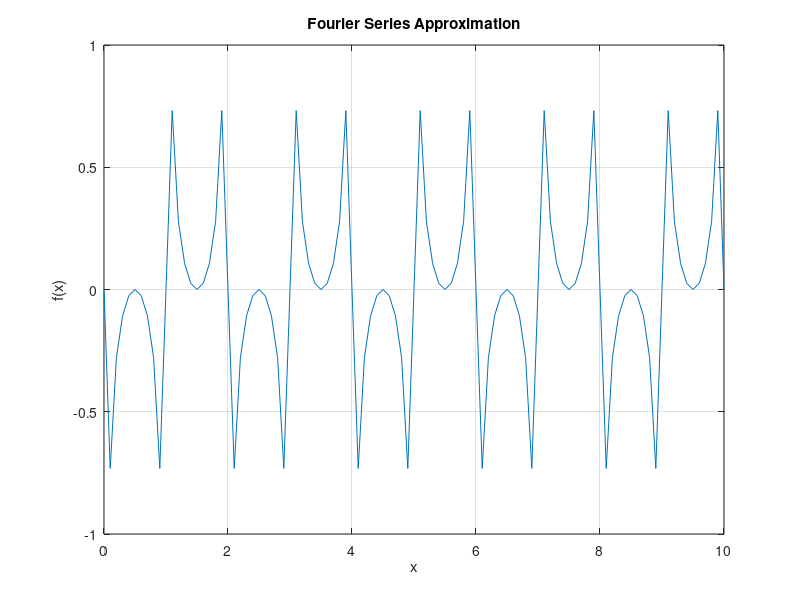

Write the MATLAB code that produced this figure.
% **************************Q_13**************************
SUM = 0;
L = 10;
bn = -5:5;
x = 0:L/100:L;
for l = 1:length(x)
    for i = 1:11
        SUM = SUM + (bn(i)*sin(pi*x(l)*(2*i-1)))/(2*L);
        SuM(l,i) = SUM; 
    end
end
% figure(4)
% plot(1:11, SuM)
% title('Summation')
% xlabel('n')
% ylabel('summation')

% plot(x, SuM);
% xlabel('x');
% ylabel('f(x)');
% title('Fourier Series Approximation');


% Define the parameters
n = 11;
L = 10;
bn = -5:5;
x = 0:L/100:L;

% Calculate the series for each value of x
f = zeros(size(x));
for i = 1:length(x)
    for m = 1:n
        f(i) = f(i) + bn(m)*sin((2*m-1)*pi*x(i))/(2*L);
    end
end

% Plot the results
figure(5)
plot(x, f);
xlabel('x');
ylabel('f(x)');
title('Fourier Series Approximation');
grid on;
